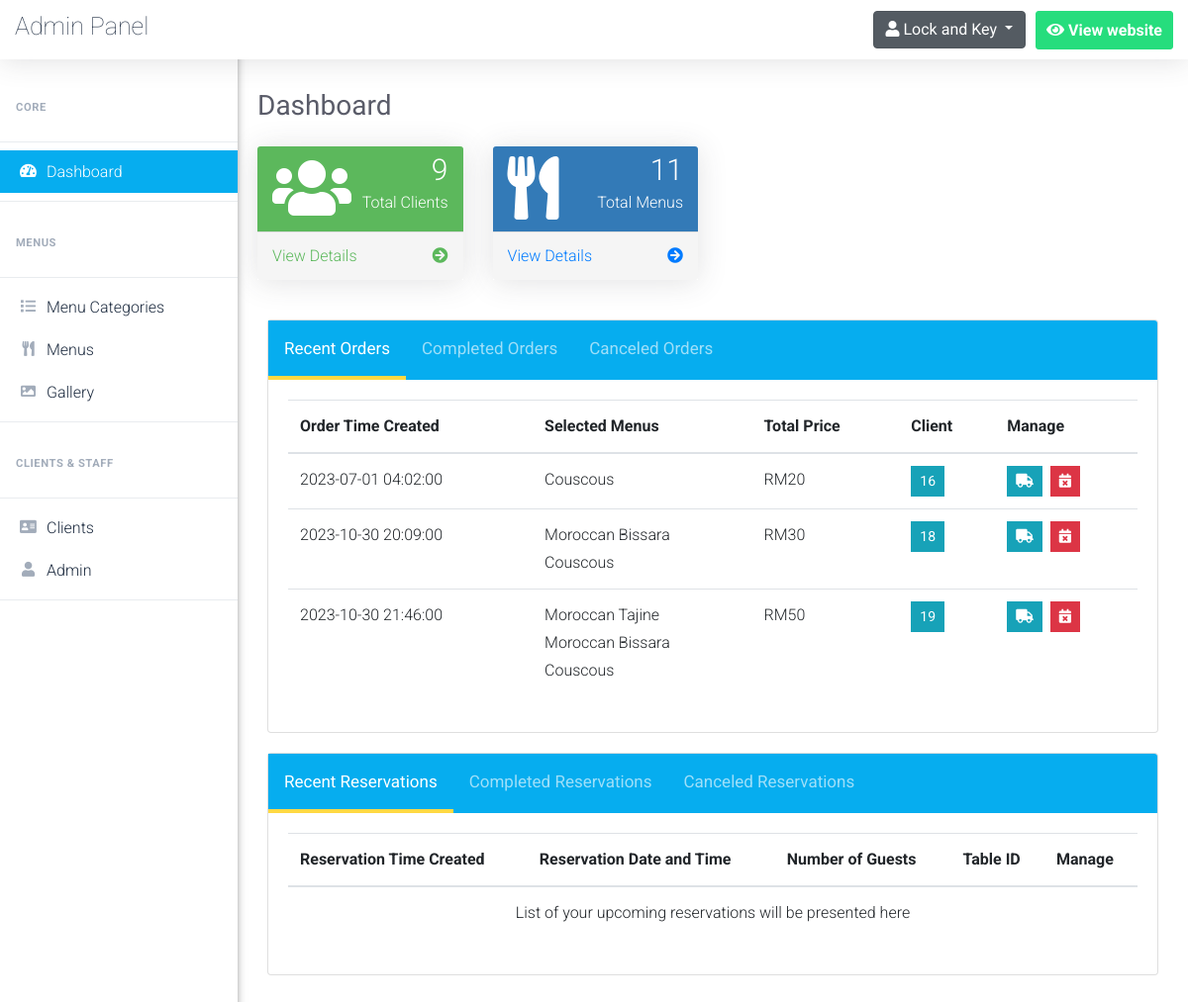
The page /admin/dashboard.php (signed in) on the database as committed earlier.
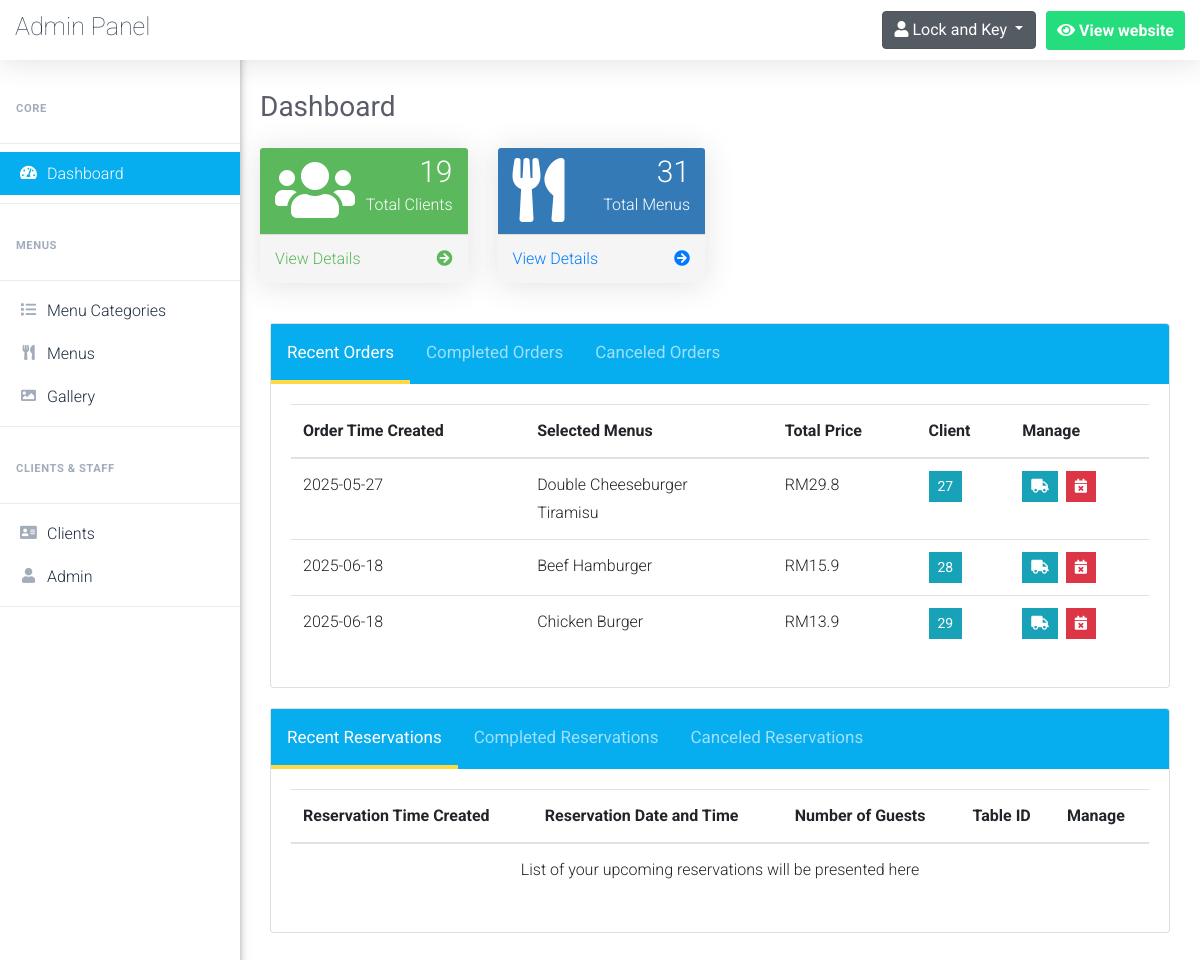
The same page on the database as committed later.
### tables this page shows
CREATE TABLE `placed_orders` (
  `order_id` int(5) NOT NULL,
  `order_time` date NOT NULL,
  `client_id` int(5) NOT NULL,
  `delivery_address` varchar(255) NOT NULL,
  `delivered` tinyint(1) NOT NULL DEFAULT 0,
  `canceled` tinyint(1) NOT NULL DEFAULT 0,
  `cancellation_reason` varchar(255) DEFAULT NULL
);

CREATE TABLE `clients` (
  `client_id` int(5) NOT NULL,
  `client_name` varchar(50) NOT NULL,
  `client_phone` varchar(50) NOT NULL,
  `client_email` varchar(100) NOT NULL
);

### admin/Includes/functions/functions.php (called while the page is built, shortened)
<?php
    function countItems($item,$table)
	{
		global $con;
		$stat_ = $con->prepare("SELECT COUNT($item) FROM $table");
		$stat_->execute();
		return $stat_->fetchColumn();
	}
?>

### admin/dashboard.php (the view, shortened to what the changed rows need)
<?php
    include 'connect.php';
    include 'Includes/functions/functions.php';
    include 'Includes/templates/header.php';
    if(isset($_SESSION['username_restaurant_qRewacvAqzA']) && isset($_SESSION['password_restaurant_qRewacvAqzA']))
    {
    	include 'Includes/templates/navbar.php';
    	?>
<div class="row">
    <div class="col-sm-6 col-lg-3">
        <div class="panel panel-green">
            <div class="panel-heading">
                <div class="row">
                    <div class="col-sm-3">
                        <i class="fa fa-users fa-4x"></i>
                    </div>
                    <div class="col-sm-9 text-right">
                        <div class="huge"><span><?php echo countItems("client_id", "clients"); ?></span></div>
                        <div>Total Clients</div>
                    </div>
                </div>
            </div>
            <a href="clients.php">
                <div class="panel-footer">
                    <span class="pull-left">View Details</span>
                    <span class="pull-right"><i class="fa fa-arrow-circle-right"></i></span>
                    <div class="clearfix"></div>
                </div>
            </a>
        </div>
    </div>
    <div class="col-sm-6 col-lg-3">
        <div class="panel panel-primary">
            <div class="panel-heading">
                <div class="row">
                    <div class="col-sm-3">
                        <i class="fas fa-utensils fa-4x"></i>
                    </div>
                    <div class="col-sm-9 text-right">
                        <div class="huge"><span><?php echo countItems("menu_id", "menus"); ?></span></div>
                        <div>Total Menus</div>
                    </div>
                </div>
            </div>
            <a href="menus.php">
                <div class="panel-footer">
                    <span class="pull-left">View Details</span>
                    <span class="pull-right"><i class="fa fa-arrow-circle-right"></i></span>
                    <div class="clearfix"></div>
                </div>
            </a>
        </div>
    </div>
</div>
            <div class="card" style = "margin: 20px 10px">
                <div class="card-header tab" style="padding:0px;">
                    <button class="tablinks_orders active" onclick="openTab(event, 'recent_orders','tabcontent_orders','tablinks_orders')">Recent Orders</button>
                    <button class="tablinks_orders" onclick="openTab(event, 'completed_orders','tabcontent_orders','tablinks_orders')">Completed Orders</button>
                    <button class="tablinks_orders" onclick="openTab(event, 'canceled_orders','tabcontent_orders','tablinks_orders')">Canceled Orders</button>
                </div>
                <div class="card-body">
                    <div class='responsive-table'>
                        <table class="table X-table tabcontent_orders" id="recent_orders" style="display:table">
                            <thead>
                                <tr>
                                    <th>
                                        Order Time Created
                                    </th>
                                    <th>
                                        Selected Menus
                                    </th>
                                    <th>
                                        Total Price
                                    </th>
                                    <th>
                                        Client
                                    </th>
                                    <th>
                                        Manage
                                    </th>
                                </tr>
                            </thead>
                            <tbody>
                                <?php
                                    $stmt = $con->prepare("SELECT *
                                                    FROM placed_orders po , clients c
                                                    where
                                                        po.client_id = c.client_id
                                                    and canceled = 0
                                                    and delivered = 0
                                                    order by order_time;
                                                    ");
                                    $stmt->execute();
                                    $placed_orders = $stmt->fetchAll();
                                    $count = $stmt->rowCount();
                                    if($count == 0)
                                    {
                                        echo "<tr>";
                                            echo "<td colspan='5' style='text-align:center;'>";
                                                echo "List of your recent orders will be presented here";
                                            echo "</td>";
                                        echo "</tr>";
                                    }
                                    else
                                    {
                                        foreach($placed_orders as $order)
                                        {
                                            echo "<tr>";
                                                echo "<td>";
                                                    echo $order['order_time'];
                                                echo "</td>";
                                                echo "<td>";
                                                    $stmtMenus = $con->prepare("SELECT menu_name, quantity, menu_price
                                                            from menus m, in_order in_o
                                                            where m.menu_id = in_o.menu_id
                                                            and order_id = ?");
                                                    $stmtMenus->execute(array($order['order_id']));
                                                    $menus = $stmtMenus->fetchAll();
                                                    $total_price = 0;
                                                    foreach($menus as $menu)
                                                    {
                                                        echo "<span style = 'display:block'>".$menu['menu_name']."</span>";
                                                        $total_price += ($menu['menu_price']*$menu['quantity']);
                                                    }
                                                echo "</td>";
                                                echo "<td>";
                                                    echo "RM".$total_price;
                                                echo "</td>";
                                                echo "<td>";
                                                    ?>
                                                        <button class="btn btn-info btn-sm rounded-0" type="button" data-toggle="modal" data-target="#<?php echo "client_".$order['client_id']; ?>" data-placement="top">
                                                            <?php echo $order['client_id']; ?>
                                                        </button>
                                                    <?php
                                                echo "</td>";
                                                echo "<td>";
                                                    $cancel_data = "cancel_order".$order["order_id"];
                                                    $deliver_data = "deliver_order".$order["order_id"];
                                                    ?>
                                                    <ul class="list-inline m-0">
                                                        <li class="list-inline-item" data-toggle="tooltip" title="Deliver Order">
                                                            <button class="btn btn-info btn-sm rounded-0" type="button" data-toggle="modal" data-target="#<?php echo $deliver_data; ?>" data-placement="top">
                                                                <i class="fas fa-truck"></i>
                                                            </button>
                                                        </li>
                                                        <li class="list-inline-item" data-toggle="tooltip" title="Cancel Order">
                                                            <button class="btn btn-danger btn-sm rounded-0" type="button" data-toggle="modal" data-target="#<?php echo $cancel_data; ?>" data-placement="top">
                                                                <i class="fas fa-calendar-times"></i>
                                                            </button>
                                                        </li>
                                                    </ul>
                                                    <?php
                                                echo "</td>";
                                            echo "</tr>";
                                        }
                                    }
                                ?>
                            </tbody>
                        </table>
                    </div>
                </div>
            </div>
            <div class="card" style = "margin: 20px 10px">
                <div class="card-header tab" style="padding:0px;">
                    <button class="tablinks_reservations active" onclick="openTab(event, 'recent_reservations','tabcontent_reservations','tablinks_reservations')">Recent Reservations</button>
                    <button class="tablinks_reservations" onclick="openTab(event, 'completed_reservations','tabcontent_reservations','tablinks_reservations')">Completed Reservations</button>
                    <button class="tablinks_reservations" onclick="openTab(event, 'canceled_reservations','tabcontent_reservations','tablinks_reservations')">Canceled Reservations</button>
                </div>
                <div class="card-body">
                    <div class='responsive-table'>
                        <table class="table X-table tabcontent_reservations" id="recent_reservations" style="display:table">
                            <thead>
                                <tr>
                                    <th>
                                        Reservation Time Created
                                    </th>
                                    <th>
                                        Reservation Date and Time
                                    </th>
                                    <th>
                                        Number of Guests
                                    </th>
                                    <th>
                                        Table ID
                                    </th>
                                    <th>
                                        Manage
                                    </th>
                                </tr>
                            </thead>
                            <tbody>
                                <?php
                                    $stmt = $con->prepare("SELECT *
                                                    FROM reservations
                                                    where
                                                        selected_time > ? and canceled = 0
                                                    ");
                                    $timestamp = time();
                                    $formatted_time = date('y-m-d h:i:s', $timestamp);
                                    $stmt->execute(array($formatted_time));
                                    $count = $stmt->rowCount();
                                    if($count == 0)
                                    {
                                        echo "<tr>";
                                            echo "<td colspan='5' style='text-align:center;'>";
                                                echo "List of your upcoming reservations will be presented here";
                                            echo "</td>";
                                        echo "</tr>";
                                    }
                                ?>
                            </tbody>
                        </table>
                    </div>
                </div>
            </div>
        <?php
    	include 'Includes/templates/footer.php';
    }
    else
    {
    	header("Location: index.php");
    	exit();
    }
?>

Rows that differ between the two databases and show on the page:
removed placed_orders: order_time "2023-07-01 04:02:00", menu_name "Couscous", total_price "20", client.client_id "16"
removed placed_orders: order_time "2023-10-30 20:09:00", menu_name "Moroccan Bissara", menu_name "Couscous", total_price "30", client.client_id "18"
removed placed_orders: order_time "2023-10-30 21:46:00", menu_name "Moroccan Tajine", menu_name "Moroccan Bissara", menu_name "Couscous", total_price "50", client.client_id "19"
added placed_orders: order_time "2025-05-27", menu_name "Double Cheeseburger", menu_name "Tiramisu", total_price "29.8", client.client_id "27"
added placed_orders: order_time "2025-06-18", menu_name "Beef Hamburger", total_price "15.9", client.client_id "28"
added placed_orders: order_time "2025-06-18", menu_name "Chicken Burger", total_price "13.9", client.client_id "29"
Other text that changed with them:
countItems("client_id", "clients"): "9" → "19"
countItems("menu_id", "menus"): "11" → "31"
